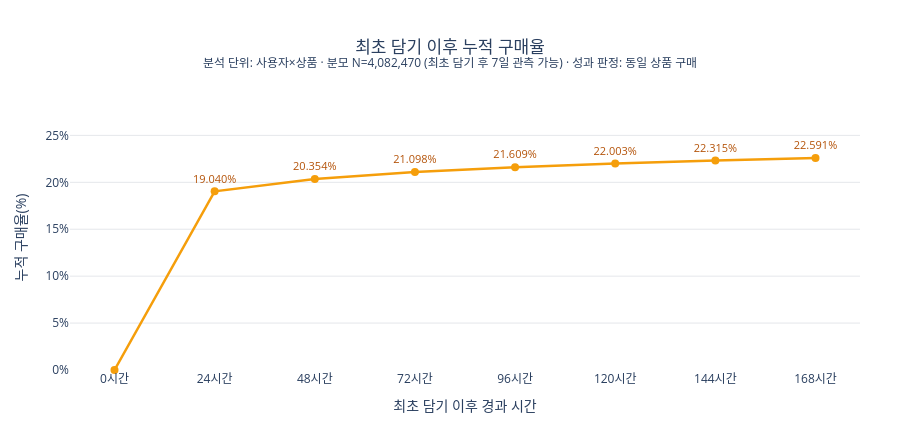

The code cell stored with this chart in its notebook:
### Code cell
# 담기 시점(0시간·0%)을 시작점으로 붙여야 첫 24시간의 상승 폭이 드러난다.
curve_hours = ['0시간'] + [f"{int(h)}시간" for h in cumulative_rates['구간종료_시간']]
curve_rates = [0.0] + cumulative_rates['누적 구매율(%)'].tolist()
curve_users = [0] + cumulative_rates['누적 구매 사용자상품수'].tolist()
fig = go.Figure(go.Scatter(
    x=curve_hours, y=curve_rates, mode='lines+markers+text',
    line=dict(color=COLORS['cart'], width=2.5), marker=dict(size=8),
    text=[''] + [f"{v:.3f}%" for v in cumulative_rates['누적 구매율(%)']],
    textposition='top center', textfont=dict(size=11, color='#B45309'), cliponaxis=False,
    customdata=[[u] for u in curve_users],
    hovertemplate='담기 후 %{x}<br>누적 %{customdata[0]:,}명<br>누적 구매율 %{y:.3f}%<extra></extra>',
))
fig.update_layout(
    title=dict(text=f'최초 담기 이후 누적 구매율<br><sup>분석 단위: 사용자×상품 · 분모 N={first_cart_7day_observable_n:,} '
                    f'(최초 담기 후 7일 관측 가능) · 성과 판정: 동일 상품 구매</sup>', x=0.5),
    xaxis_title='최초 담기 이후 경과 시간', yaxis_title='누적 구매율(%)',
    # 마지막 점의 레이블이 잘리지 않도록 축 상단에 여유를 둔다.
    yaxis=dict(gridcolor='#E5E7EB', range=[0, cart_7day_cumulative_rate * 1.25], ticksuffix='%'),
    paper_bgcolor='white', plot_bgcolor='white', height=440,
    margin=dict(l=70, r=40, t=105, b=70),
)
fig.show()

### Figure 1 — Plotly figure (JSON) as saved in the notebook; plotly's stock layout.template omitted (floating-point values rounded to 4 significant figures)
{"data": [{"cliponaxis": false, "customdata": [[0], [777301], [830947], [861330], [882190], [898274], [911012], [922275]], "hovertemplate": "담기 후 %{x}<br>누적 %{customdata[0]:,}명<br>누적 구매율 %{y:.3f}%<extra></extra>", "line": {"color": "#F59E0B", "width": 2.5}, "marker": {"size": 8}, "mode": "lines+markers+text", "text": ["", "19.040%", "20.354%", "21.098%", "21.609%", "22.003%", "22.315%", "22.591%"], "textfont": {"color": "#B45309", "size": 11}, "textposition": "top center", "type": "scatter", "x": ["0시간", "24시간", "48시간", "72시간", "96시간", "120시간", "144시간", "168시간"], "y": [0, 19.04, 20.35, 21.1, 21.61, 22.0, 22.32, 22.59]}], "layout": {"height": 440, "margin": {"b": 70, "l": 70, "r": 40, "t": 105}, "paper_bgcolor": "white", "plot_bgcolor": "white", "title": {"text": "최초 담기 이후 누적 구매율<br><sup>분석 단위: 사용자×상품 · 분모 N=4,082,470 (최초 담기 후 7일 관측 가능) · 성과 판정: 동일 상품 구매</sup>", "x": 0.5}, "xaxis": {"title": {"text": "최초 담기 이후 경과 시간"}}, "yaxis": {"gridcolor": "#E5E7EB", "range": [0, 28.24], "ticksuffix": "%", "title": {"text": "누적 구매율(%)"}}}}
